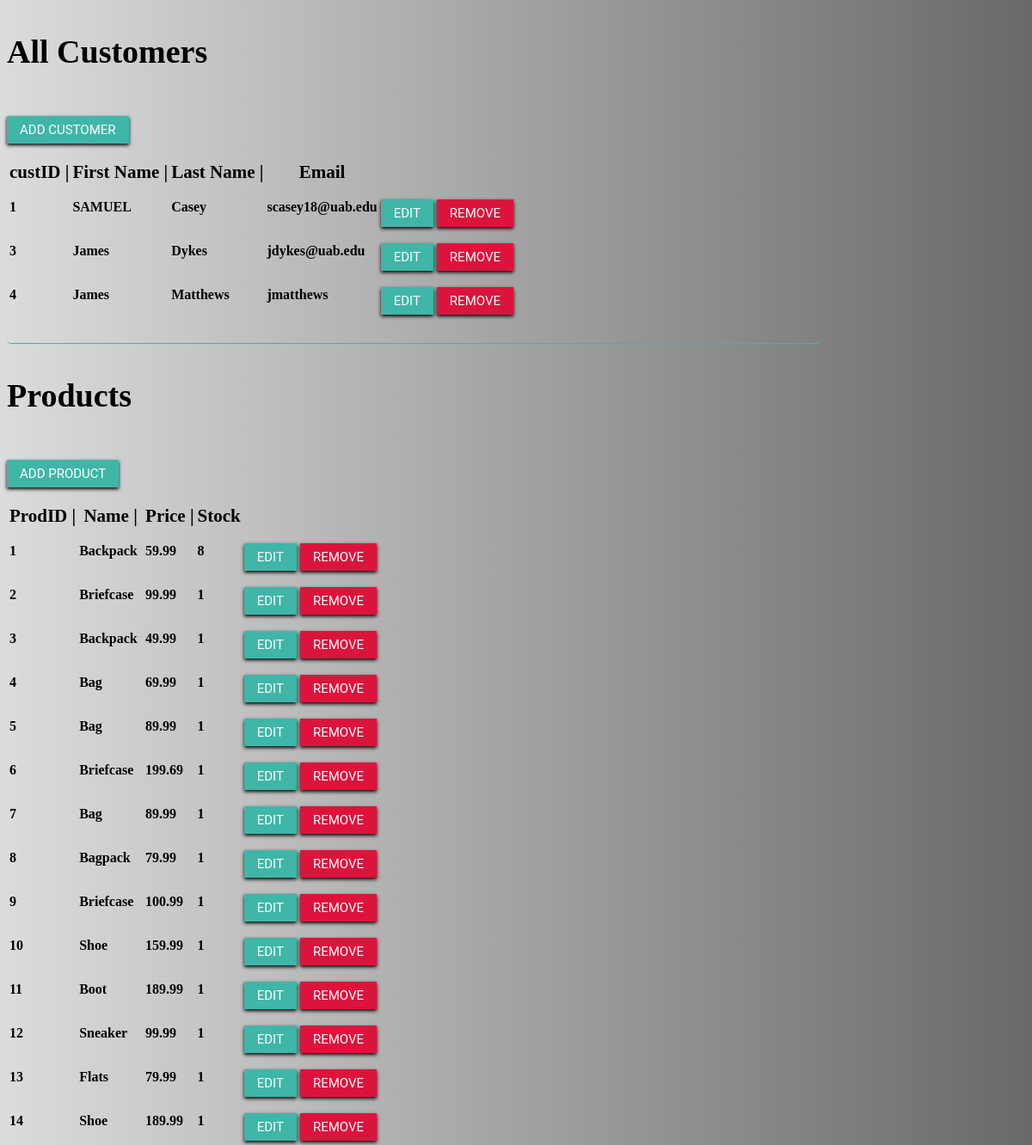
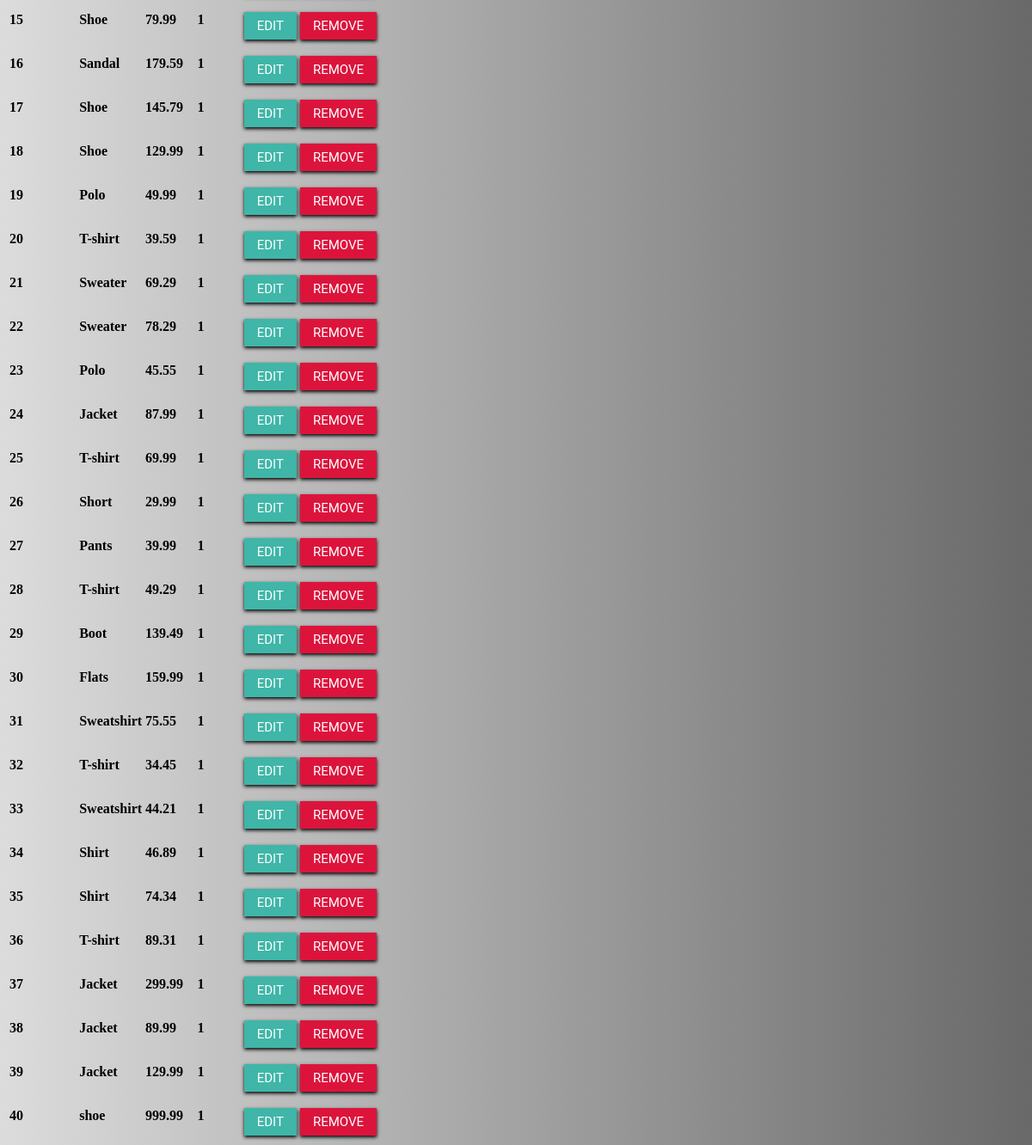
The page /admin (signed in) on the database its author committed (2 pictures, top to bottom).
### tables.py (models this page shows, shortened)
class User(UserMixin, db.Model):
    __tablename__ = 'Customers'
    custID = db.Column(db.Integer, primary_key=True)
    fName = db.Column(db.Text)
    lName = db.Column(db.Text)
    emailAdr = db.Column(db.Text, unique=True)
    password = db.Column(db.Text)
    defAdr = db.Column(db.Integer)
    admin = db.Column(db.Integer)

class Product(db.Model):
	prodID = db.Column(db.Integer, primary_key=True)
	name = db.Column(db.Text)
	price = db.Column(db.Numeric(scale=2))
	curinv = db.Column(db.Integer)
	rating = db.Column(db.Float)
	desc = db.Column(db.Text)

### server.py (the view, shortened to what this page needs)
@app.route('/admin', methods=['GET', 'POST'])
def admin():
    if current_user.is_authenticated:
        if current_user.admin == 1:
            return render_template("admin.html", customer=User.query.all(), products=Product.query.all())
        else:
            return "Account does not have access"
    return redirect(url_for('login'))

### server.py (called while the page is built)
@login.user_loader
def load_user(user_id):
    return User.query.get(user_id)

### templates/admin.html (shortened to what this page needs)
<!DOCTYPE html>
<html lang="en">
<head>
</head>
<body>
   <h3 class = "titlehead text-center">All Customers</h3>
   <b><div id="custForm">
      <button id="AddCustButton" class = "btn" onclick="showCustForm()">Add Customer</button>
     <br>
     <br>
   </div>
   <table>
      <thead>
         <tr class = "tablehead">
            <th>custID |</th>
            <th>First Name |</th>
			<th>Last Name |</th>
            <th>Email</th>
         </tr>
      </thead>
      <tbody>
         {% for cust in customer %}
         <tr>
		 <form action='{{ request.path }}' method='post'>
            <b><td id="id{{ cust.custID }}">{{ cust.custID }}</td>
            <td id="fName{{ cust.custID }}">{{ cust.fName }}</td>
			<td id="lName{{ cust.custID }}">{{ cust.lName }}</td>
            <td id="emailAdr{{ cust.custID }}">{{ cust.emailAdr }}</td>
			<td>
				<button class = "btn" id="eCust{{ cust.custID }}" type="button" onclick="editCust({{cust.custID}})">Edit</button>
			</td>
            <td>
				<input class = "btncan" id="rCust{{ cust.custID }}" type='submit' name="Customer" value='Remove'>
			</td>
			</form>
         </tr>
         {% endfor %}
      </tbody>
   </table>
   <p></p>
   <h3 class = "titlehead">Products</h3>
   <div id="prodForm">
      <button class = "btn" id="AddProdButton" onclick="showProdForm()">Add Product</button>
      <br>
      <br>
   </div>
   <table>
      <thead>
         <tr class = "tablehead">
            <th >ProdID |</th>
            <th>Name |</th>
            <th>Price |</th>
            <th>Stock</th>
         </tr>
      </thead>
      <tbody>
         {% for prod in products %}
		 <form action='{{ request.path }}' method='post'>
         <tr>
            <td id="Pid{{ prod.prodID }}">{{ prod.prodID }}</td>
            <td id="name{{ prod.prodID }}">{{ prod.name }}</td>
            <td id="price{{ prod.prodID }}">{{ prod.price }}</td>
            <td id="curinv{{ prod.prodID }}">{{ prod.curinv }}</td>
			<td>
				<button class = "btn" id="eProd{{ prod.prodID }}" type="button" onclick="editProd({{ prod.prodID }})">Edit</button>
			</td>
            <td>
				<input class = "btncan" id="rProd{{ prod.prodID }}" type='submit' name="Product" value='Remove'>
			</td>
			</form>
         {% endfor %}
      </tbody>
   </table>
</body>
</html>

### templates/admin.html (style rules this page uses)
body { background: linear-gradient(to right, #DCDCDC, #696969); overflow-x: hidden; }
.input, p { border: 0; border-bottom: 1px solid #3fb6a8; width: 80%; font-family: 'montserrat', sans-serif; font-size: 1em; padding: 7px 0; color: #070707; outline: none; border-radius: 5px; }
.btn { font-family: "roboto", sans-serif; text-transform: uppercase; font-size: 15px; border: 0; color: #fff; background: #3fb6a8; padding: 7px 15px; box-shadow: 0px 2px 4px 0px rgba(0, 0, 0, 2); cursor: pointer; margin-top: 15px; }
.btncan { font-family: "roboto", sans-serif; text-transform: uppercase; font-size: 15px; border: 0; color: white; background: #DC143C; padding: 7px 15px; box-shadow: 0px 2px 4px 0px rgba(0, 0, 0, 2); cursor: pointer; margin-top: 15px; }
.titlehead { color: black; font-size: 38px; }
.tablehead { color: black; font-size: 21px; }

### rows shown on the page
User: custID "1", fName "SAMUEL", lName "Casey", emailAdr "scasey18@uab.edu"
User: custID "3", fName "James", lName "Dykes", emailAdr "jdykes@uab.edu"
User: custID "4", fName "James", lName "Matthews", emailAdr "jmatthews"
Product: prodID "1", name "Backpack", price "59.99", curinv "8"
Product: prodID "2", name "Briefcase", price "99.99", curinv "1"
Product: prodID "3", name "Backpack", price "49.99", curinv "1"
Product: prodID "4", name "Bag", price "69.99", curinv "1"
Product: prodID "5", name "Bag", price "89.99", curinv "1"
Product: prodID "6", name "Briefcase", price "199.69", curinv "1"
Product: prodID "7", name "Bag", price "89.99", curinv "1"
Product: prodID "8", name "Bagpack", price "79.99", curinv "1"
Product: prodID "9", name "Briefcase", price "100.99", curinv "1"
Product: prodID "10", name "Shoe", price "159.99", curinv "1"
Product: prodID "11", name "Boot", price "189.99", curinv "1"
Product: prodID "12", name "Sneaker", price "99.99", curinv "1"
Product: prodID "13", name "Flats", price "79.99", curinv "1"
Product: prodID "14", name "Shoe", price "189.99", curinv "1"
Product: prodID "15", name "Shoe", price "79.99", curinv "1"
Product: prodID "16", name "Sandal", price "179.59", curinv "1"
Product: prodID "17", name "Shoe", price "145.79", curinv "1"
Product: prodID "18", name "Shoe", price "129.99", curinv "1"
Product: prodID "19", name "Polo", price "49.99", curinv "1"
Product: prodID "20", name "T-shirt", price "39.59", curinv "1"
Product: prodID "21", name "Sweater", price "69.29", curinv "1"
Product: prodID "22", name "Sweater", price "78.29", curinv "1"
Product: prodID "23", name "Polo", price "45.55", curinv "1"
Product: prodID "24", name "Jacket", price "87.99", curinv "1"
Product: prodID "25", name "T-shirt", price "69.99", curinv "1"
Product: prodID "26", name "Short", price "29.99", curinv "1"
Product: prodID "27", name "Pants", price "39.99", curinv "1"
Product: prodID "28", name "T-shirt", price "49.29", curinv "1"
Product: prodID "29", name "Boot", price "139.49", curinv "1"
Product: prodID "30", name "Flats", price "159.99", curinv "1"
Product: prodID "31", name "Sweatshirt", price "75.55", curinv "1"
Product: prodID "32", name "T-shirt", price "34.45", curinv "1"
Product: prodID "33", name "Sweatshirt", price "44.21", curinv "1"
Product: prodID "34", name "Shirt", price "46.89", curinv "1"
Product: prodID "35", name "Shirt", price "74.34", curinv "1"
Product: prodID "36", name "T-shirt", price "89.31", curinv "1"
Product: prodID "37", name "Jacket", price "299.99", curinv "1"
Product: prodID "38", name "Jacket", price "89.99", curinv "1"
Product: prodID "39", name "Jacket", price "129.99", curinv "1"
Product: prodID "40", name "shoe", price "999.99", curinv "1"
